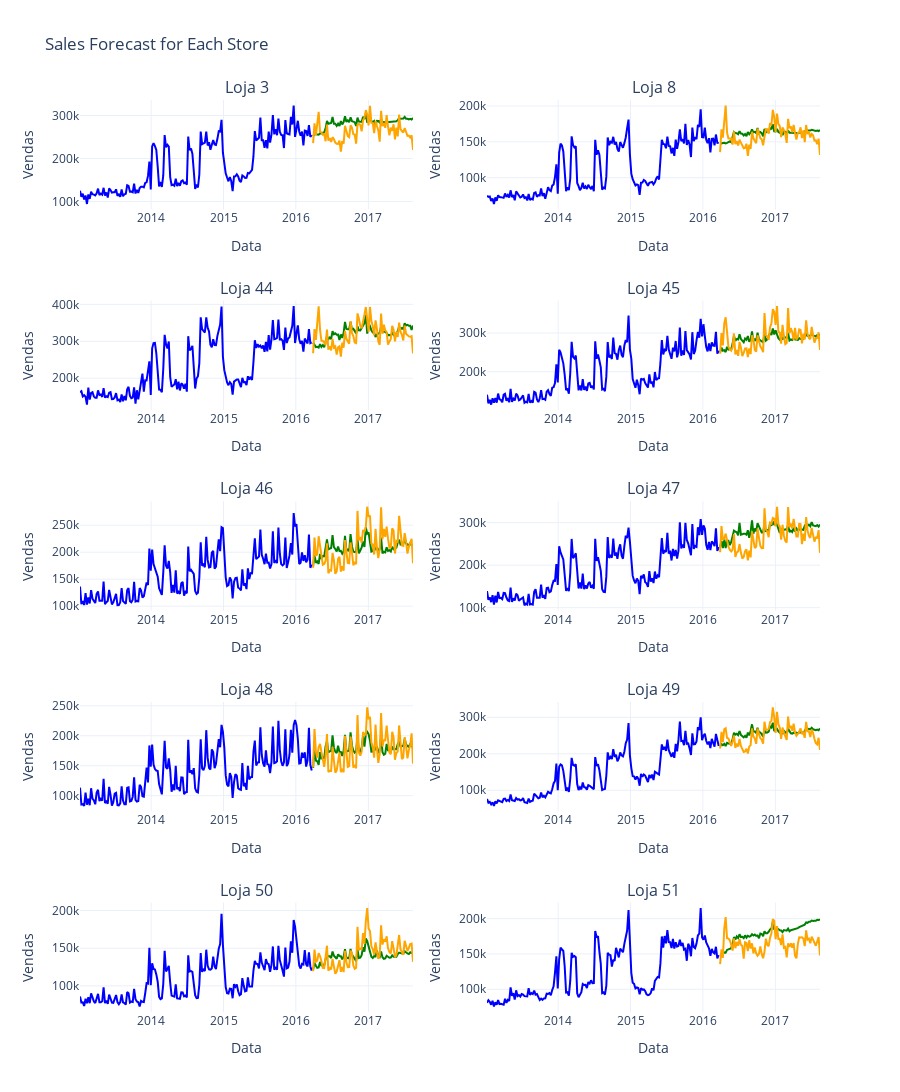

The cell this chart's notebook holds for it:
### Code cell
modelos_por_loja = {}
tempos_treinamento = {}
tempos_previsao = {}

# Create a figure
fig = make_subplots(rows=5, cols=2, subplot_titles=[f'Loja {loja}' for loja in lojas_relevantes_favorita])

df_resultado_loja = pd.DataFrame(columns=['Data', 'Loja', 'Real', 'Previsto'])
df_resultado_tempo = pd.DataFrame(columns=['Loja', 'Treino', 'Previsao'])

for i, loja in enumerate(lojas_relevantes_favorita):

    df_loja = favorita[favorita['Loja'] == loja]
    df_loja_grouped = df_loja.groupby('Data')['Vendas'].sum().reset_index()

    df_loja_grouped.set_index('Data', inplace=True)
    
    train_size = int(len(df_loja_grouped) * 0.7)
    train, test = df_loja_grouped.iloc[:train_size], df_loja_grouped.iloc[train_size:]

    # Criar e treinar o modelo ARIMA
    start_train_time = time.time()
    model = pm.auto_arima(train, seasonal=True, m=52, stepwise=True, error_action='ignore', suppress_warnings=True)
    end_train_time = time.time()
    train_time = end_train_time - start_train_time
    tempos_treinamento[loja] = train_time
    modelos_por_loja[loja] = model

    # Realizar previsões no conjunto de teste
    start_forecast_time = time.time()
    test_predict = model.predict(n_periods=len(test))
    end_forecast_time = time.time()
    forecast_time = end_forecast_time - start_forecast_time
    tempos_previsao[loja] = forecast_time

    # Garantir que os índices estão corretos
    test_index = df_loja_grouped.index[train_size:]
    train_index = df_loja_grouped.index[:train_size]

    df_resultado_loja = pd.concat([df_resultado_loja, pd.DataFrame({
        'Data': test_index,
        'Loja': loja,
        'Real': test['Vendas'].values,
        'Previsto': test_predict
    })])

    df_resultado_tempo = pd.concat([df_resultado_tempo, pd.DataFrame({
        'Loja': [loja],
        'Treino': [train_time],
        'Previsao': [forecast_time]
    })], ignore_index=True)

    # Add traces for train, test, and forecast
    fig.add_trace(go.Scatter(x=train_index, y=train['Vendas'], mode='lines', name=f'Treino Loja {loja}', line=dict(color='blue')), row=i//2+1, col=i%2+1)
    fig.add_trace(go.Scatter(x=test_index, y=test_predict, mode='lines', name=f'Previsto Loja {loja}', line=dict(color='green')), row=i//2+1, col=i%2+1)
    fig.add_trace(go.Scatter(x=test_index, y=test['Vendas'], mode='lines', name=f'Real Loja {loja}', line=dict(color='orange')), row=i//2+1, col=i%2+1)
    
    # Update layout for each subplot
    fig.update_xaxes(title_text='Data', row=i//2+1, col=i%2+1)
    fig.update_yaxes(title_text='Vendas', row=i//2+1, col=i%2+1)

# Update layout for the entire figure
fig.update_layout(
    title='Sales Forecast for Each Store',
    height=1500,
    showlegend=False,
    template='plotly_white'
)

# Salvar o dataframe em um arquivo CSV
df_resultado_loja.to_csv('Resultados/Previsao/Favorita/Loja/ARIMA.csv', index=False)
df_resultado_tempo.to_csv('Resultados/Tempo/Favorita/Loja/ARIMA.csv', index=False)

# Show the figure
fig.show()

# Print training and forecasting times
print("Tempos de treinamento por loja:", tempos_treinamento)
print("Tempos de previsão por loja:", tempos_previsao)
